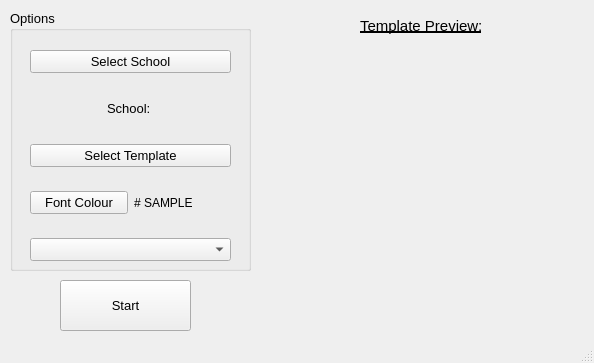
<?xml version="1.0" encoding="UTF-8"?>
<ui version="4.0">
 <class>klas_fotos</class>
 <widget class="QMainWindow" name="klas_fotos">
  <property name="geometry">
   <rect>
    <x>0</x>
    <y>0</y>
    <width>594</width>
    <height>363</height>
   </rect>
  </property>
  <property name="windowTitle">
   <string>Klasfotos</string>
  </property>
  <widget class="QWidget" name="centralwidget">
   <widget class="QGroupBox" name="grbSettings">
    <property name="geometry">
     <rect>
      <x>10</x>
      <y>10</y>
      <width>241</width>
      <height>261</height>
     </rect>
    </property>
    <property name="font">
     <font>
      <pointsize>10</pointsize>
     </font>
    </property>
    <property name="title">
     <string>Options</string>
    </property>
    <widget class="QWidget" name="verticalLayoutWidget">
     <property name="geometry">
      <rect>
       <x>20</x>
       <y>40</y>
       <width>201</width>
       <height>211</height>
      </rect>
     </property>
     <layout class="QVBoxLayout" name="verticalLayout">
      <item>
       <widget class="QPushButton" name="btnSelectSchool">
        <property name="text">
         <string>Select School</string>
        </property>
       </widget>
      </item>
      <item>
       <widget class="QLabel" name="lblSchoolName">
        <property name="text">
         <string>School: </string>
        </property>
        <property name="alignment">
         <set>Qt::AlignCenter</set>
        </property>
       </widget>
      </item>
      <item>
       <widget class="QPushButton" name="btnSelectTemplate">
        <property name="text">
         <string>Select Template</string>
        </property>
       </widget>
      </item>
      <item>
       <layout class="QHBoxLayout" name="horizontalLayout">
        <item>
         <widget class="QPushButton" name="btnSelectFontColor">
          <property name="text">
           <string>Font Colour</string>
          </property>
         </widget>
        </item>
        <item>
         <widget class="QLabel" name="lblSample">
          <property name="font">
           <font>
            <pointsize>9</pointsize>
           </font>
          </property>
          <property name="text">
           <string># SAMPLE</string>
          </property>
          <property name="textFormat">
           <enum>Qt::MarkdownText</enum>
          </property>
         </widget>
        </item>
       </layout>
      </item>
      <item>
       <widget class="QComboBox" name="cmbGraadGrade"/>
      </item>
     </layout>
    </widget>
   </widget>
   <widget class="QLabel" name="imgTeplatePreview">
    <property name="geometry">
     <rect>
      <x>270</x>
      <y>70</y>
      <width>301</width>
      <height>181</height>
     </rect>
    </property>
    <property name="text">
     <string/>
    </property>
   </widget>
   <widget class="QPushButton" name="btnStart">
    <property name="geometry">
     <rect>
      <x>60</x>
      <y>280</y>
      <width>131</width>
      <height>51</height>
     </rect>
    </property>
    <property name="font">
     <font>
      <pointsize>10</pointsize>
     </font>
    </property>
    <property name="text">
     <string>Start</string>
    </property>
   </widget>
   <widget class="QLabel" name="titlePreview">
    <property name="geometry">
     <rect>
      <x>360</x>
      <y>10</y>
      <width>121</width>
      <height>31</height>
     </rect>
    </property>
    <property name="font">
     <font>
      <pointsize>11</pointsize>
      <underline>true</underline>
     </font>
    </property>
    <property name="text">
     <string>Template Preview:</string>
    </property>
   </widget>
  </widget>
  <widget class="QStatusBar" name="statusbar"/>
 </widget>
 <tabstops>
  <tabstop>btnSelectSchool</tabstop>
  <tabstop>btnSelectTemplate</tabstop>
  <tabstop>btnSelectFontColor</tabstop>
  <tabstop>cmbGraadGrade</tabstop>
  <tabstop>btnStart</tabstop>
 </tabstops>
 <resources/>
 <connections/>
</ui>
